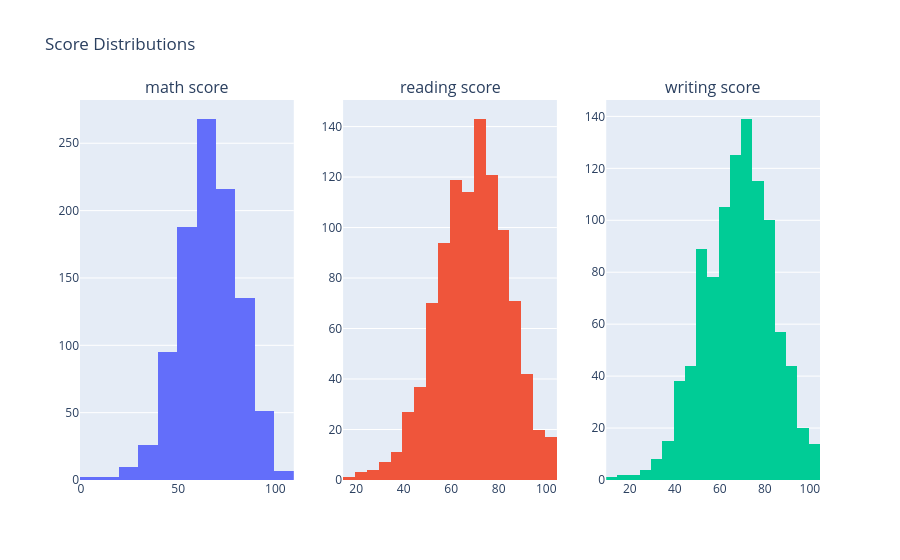
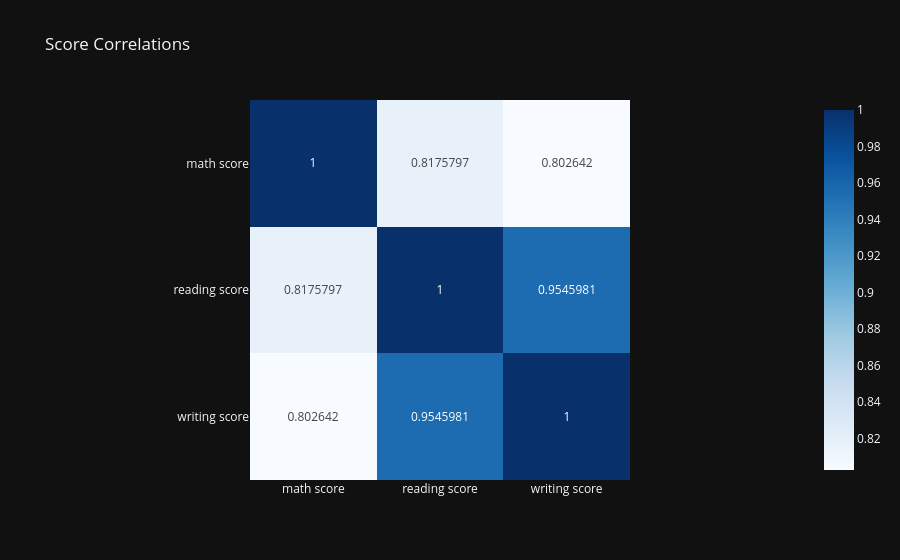
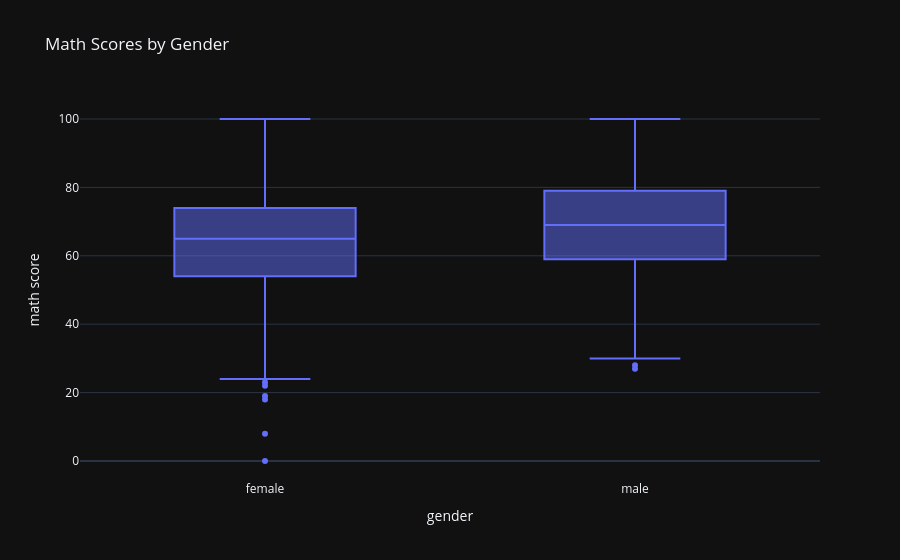
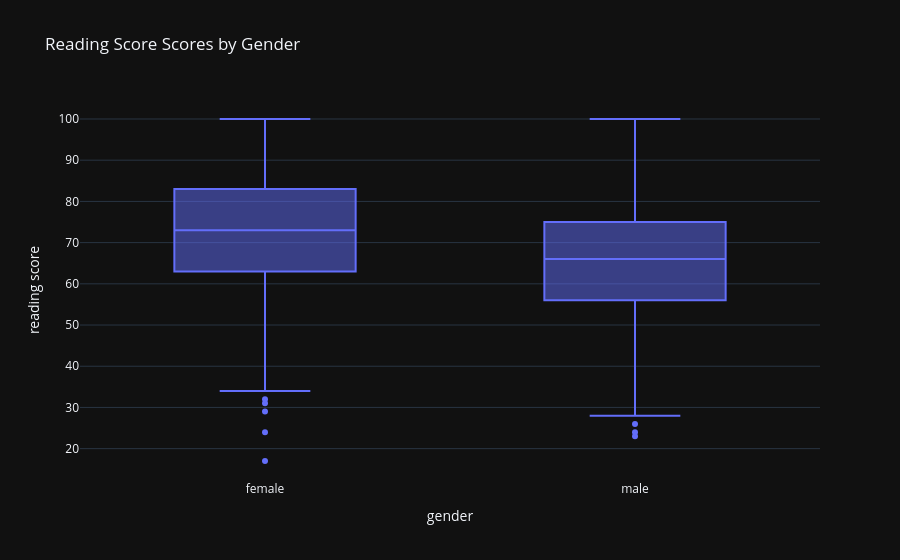

Write notebook code for charts like these, in order.
### Markdown cell above
## 3. Comprehensive Exploratory Data Analysis

### Code cell
# Score Distributions
score_cols = ['math score', 'reading score', 'writing score']

fig = make_subplots(rows=1, cols=3, subplot_titles=score_cols)
for i, col in enumerate(score_cols):
    fig.add_trace(go.Histogram(x=students[col], nbinsx=20, name=col, showlegend=False), row=1, col=i+1)
fig.update_layout(title="Score Distributions")
fig.show()

# Correlation Matrix
corr_matrix = students[score_cols].corr()
fig = px.imshow(corr_matrix, text_auto=True, color_continuous_scale='blues', title='Score Correlations')
fig.show()

# Box plots by gender
fig = px.box(students, x='gender', y=score_cols[0], title='Math Scores by Gender')
fig.show()

for col in score_cols[1:]:
    fig = px.box(students, x='gender', y=col, title=f'{col.title()} Scores by Gender')
    fig.show()

# By race/ethnicity
fig = px.box(students, x='race/ethnicity', y='math score', title='Math Scores by Race/Ethnicity')
fig.show()

# By parental education
fig = px.box(students, x='parental level of education', y='math score', title='Math Scores by Parental Education')
fig.update_xaxes(tickangle=45)
fig.show()

# By test preparation
fig = px.box(students, x='test preparation course', y='reading score', title='Reading Scores by Test Preparation')
fig.show()

# By lunch type
fig = px.box(students, x='lunch', y='writing score', title='Writing Scores by Lunch Type')
fig.show()

### Figure 1 — Plotly figure (JSON) as saved in the notebook; plotly's stock layout.template omitted (floating-point values rounded to 4 significant figures; data arrays with more than 128 entries replaced by an {"elided": "..."} marker saying what was removed)
{"data": [{"name": "math score", "nbinsx": 20, "showlegend": false, "type": "histogram", "x": {"elided": "1000 int values"}, "xaxis": "x", "yaxis": "y"}, {"name": "reading score", "nbinsx": 20, "showlegend": false, "type": "histogram", "x": {"elided": "1000 int values"}, "xaxis": "x2", "yaxis": "y2"}, {"name": "writing score", "nbinsx": 20, "showlegend": false, "type": "histogram", "x": {"elided": "1000 int values"}, "xaxis": "x3", "yaxis": "y3"}], "layout": {"annotations": [{"font": {"size": 16}, "showarrow": false, "text": "math score", "x": 0.1444, "xanchor": "center", "xref": "paper", "y": 1, "yanchor": "bottom", "yref": "paper"}, {"font": {"size": 16}, "showarrow": false, "text": "reading score", "x": 0.5, "xanchor": "center", "xref": "paper", "y": 1, "yanchor": "bottom", "yref": "paper"}, {"font": {"size": 16}, "showarrow": false, "text": "writing score", "x": 0.8556, "xanchor": "center", "xref": "paper", "y": 1, "yanchor": "bottom", "yref": "paper"}], "title": {"text": "Score Distributions"}, "xaxis": {"anchor": "y", "domain": [0, 0.2889]}, "xaxis2": {"anchor": "y2", "domain": [0.3556, 0.6444]}, "xaxis3": {"anchor": "y3", "domain": [0.7111, 1]}, "yaxis": {"anchor": "x", "domain": [0, 1]}, "yaxis2": {"anchor": "x2", "domain": [0, 1]}, "yaxis3": {"anchor": "x3", "domain": [0, 1]}}}

### Figure 2 — Plotly figure (JSON) as saved in the notebook; plotly's stock layout.template omitted (floating-point values rounded to 4 significant figures)
{"data": [{"coloraxis": "coloraxis", "hovertemplate": "x: %{x}<br>y: %{y}<br>color: %{z}<extra></extra>", "name": "0", "texttemplate": "%{z}", "type": "heatmap", "x": ["math score", "reading score", "writing score"], "xaxis": "x", "y": ["math score", "reading score", "writing score"], "yaxis": "y", "z": [[1.0, 0.8176, 0.8026], [0.8176, 1.0, 0.9546], [0.8026, 0.9546, 1.0]]}], "layout": {"coloraxis": {"colorscale": [[0, "rgb(247,251,255)"], [0.125, "rgb(222,235,247)"], [0.25, "rgb(198,219,239)"], [0.375, "rgb(158,202,225)"], [0.5, "rgb(107,174,214)"], [0.625, "rgb(66,146,198)"], [0.75, "rgb(33,113,181)"], [0.875, "rgb(8,81,156)"], [1, "rgb(8,48,107)"]]}, "title": {"text": "Score Correlations"}, "xaxis": {"anchor": "y", "constrain": "domain", "domain": [0, 1], "scaleanchor": "y"}, "yaxis": {"anchor": "x", "autorange": "reversed", "constrain": "domain", "domain": [0, 1]}}}

### Figure 3 — Plotly figure (JSON) as saved in the notebook; plotly's stock layout.template omitted (floating-point values rounded to 4 significant figures; data arrays with more than 128 entries replaced by an {"elided": "..."} marker saying what was removed)
{"data": [{"alignmentgroup": "True", "hovertemplate": "gender=%{x}<br>math score=%{y}<extra></extra>", "legendgroup": "", "marker": {"color": "#636efa"}, "name": "", "notched": false, "offsetgroup": "", "orientation": "v", "showlegend": false, "type": "box", "x": {"elided": "1000 str values"}, "x0": " ", "xaxis": "x", "y": {"elided": "1000 int values"}, "y0": " ", "yaxis": "y"}], "layout": {"boxmode": "group", "legend": {"tracegroupgap": 0}, "title": {"text": "Math Scores by Gender"}, "xaxis": {"anchor": "y", "domain": [0, 1], "title": {"text": "gender"}}, "yaxis": {"anchor": "x", "domain": [0, 1], "title": {"text": "math score"}}}}

### Figure 4 — Plotly figure (JSON) as saved in the notebook; plotly's stock layout.template omitted (floating-point values rounded to 4 significant figures; data arrays with more than 128 entries replaced by an {"elided": "..."} marker saying what was removed)
{"data": [{"alignmentgroup": "True", "hovertemplate": "gender=%{x}<br>reading score=%{y}<extra></extra>", "legendgroup": "", "marker": {"color": "#636efa"}, "name": "", "notched": false, "offsetgroup": "", "orientation": "v", "showlegend": false, "type": "box", "x": {"elided": "1000 str values"}, "x0": " ", "xaxis": "x", "y": {"elided": "1000 int values"}, "y0": " ", "yaxis": "y"}], "layout": {"boxmode": "group", "legend": {"tracegroupgap": 0}, "title": {"text": "Reading Score Scores by Gender"}, "xaxis": {"anchor": "y", "domain": [0, 1], "title": {"text": "gender"}}, "yaxis": {"anchor": "x", "domain": [0, 1], "title": {"text": "reading score"}}}}
